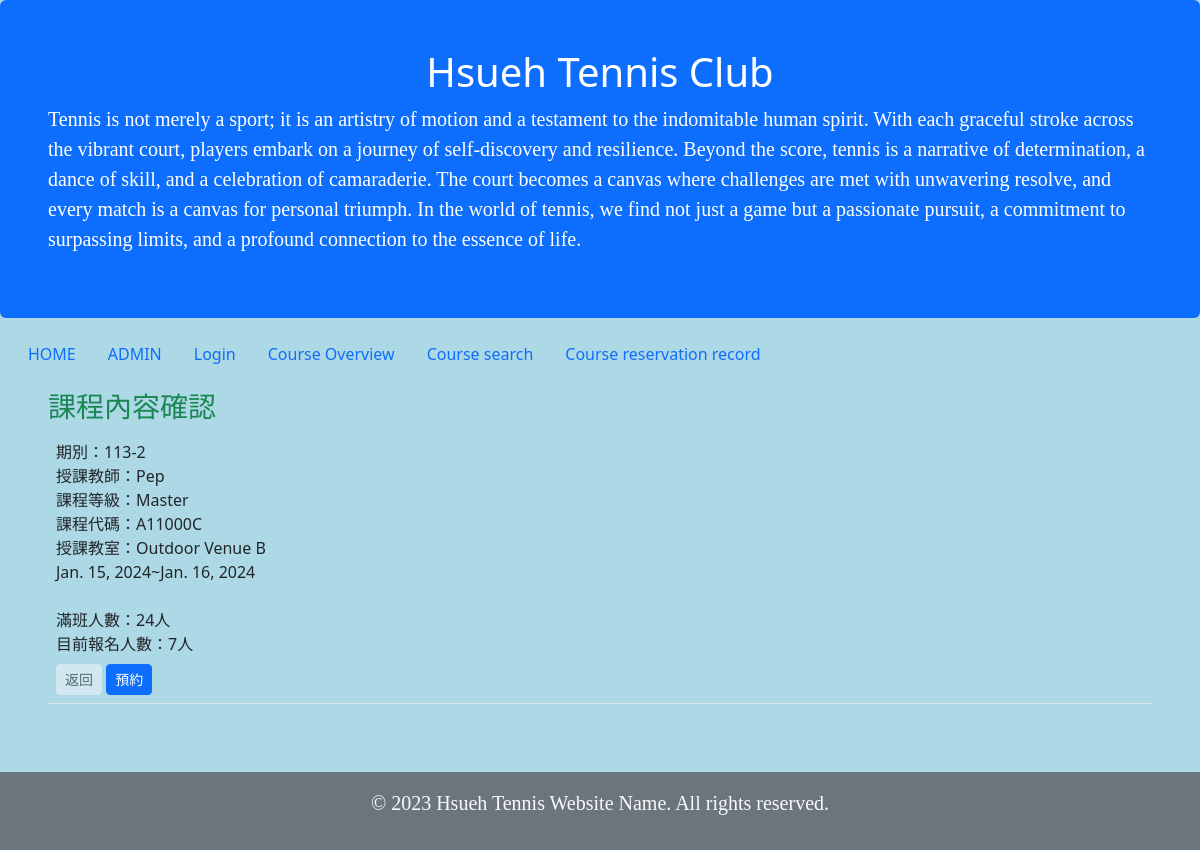
The app's page /Course_reservation/Course_content?code=A11000C (signed in), older data.
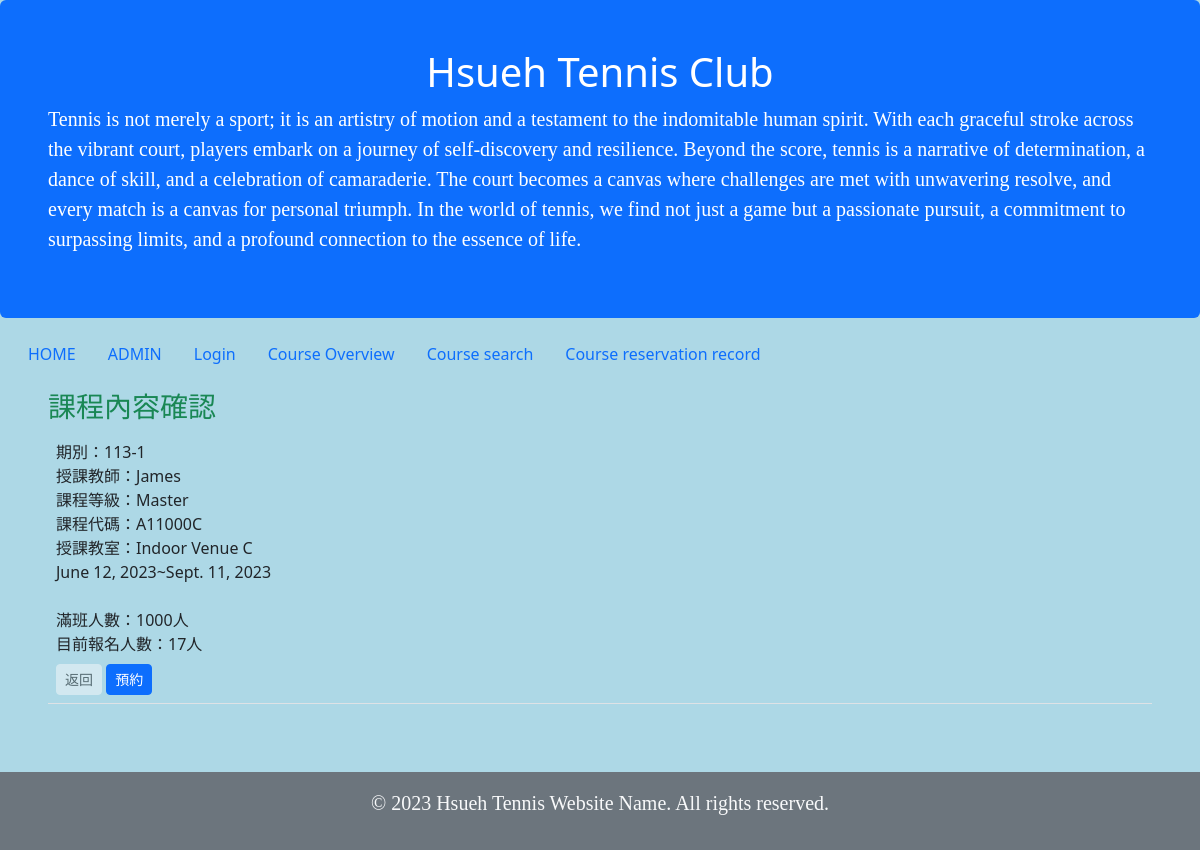
The same page, newer data.
### Course_reservation/models.py (models this page shows)
class Course_reservation(models.Model):
    Period = models.CharField(max_length=255,null=True,help_text="期別")
    Course_code = models.CharField(max_length=255,null=True,help_text="課程代碼")
    Time_start = models.DateField(null=True,help_text="開始日期")
    Time_end = models.DateField(null=True,help_text="結束日期")
    week_choices = [
        ('Monday', 'Monday'),
        ('Tuesday', 'Tuesday'),
        ('Wednesday', 'Wednesday'),
        ('Thursday', 'Thursday'),
        ('Friday', 'Friday'),
    ]
    week=models.CharField(max_length=10, choices=week_choices, default='')
    class_time_start=models.TimeField(null=True)
    class_time_end=models.TimeField(null=True)
    Classroom = models.CharField(max_length=255,null=True,help_text="教室")
    Category_choices = [
        ('Beginner', 'Beginner'),
        ('Intermediate', 'Intermediate'),
        ('Master', 'Master'),
    ]
    Category = models.CharField(max_length=255,choices=Category_choices,null=True,help_text="課程等級")
    Coach_name = models.CharField(max_length=255,null=True,help_text="教練名子")
    Full_number_applicants = models.IntegerField(default=26,null=True,help_text="總共可報名的人數")
    Current_number_applicants = models.IntegerField(default=0,null=True,help_text="目前報名人數")
    Class_status_choices = [
        ('Registration Open', 'Registration Open'),#報名中
        (' Registration Closed', ' Registration Closed'),#報名已滿
        ('Cancelled ', 'Cancelled '),#停開
        ('On-site Registration Only', 'On-site Registration Only'),#僅現場報名
    ]
    Class_status = models.CharField(max_length=255,choices=Class_status_choices,null=True,help_text="班級狀態，報名中、報名已滿、停開、僅現場報名")
    def __str__(self):
        return f"{self.Period} {self.Course_code}"

### Course_reservation/views.py (the view)
# urls.py: path('Course_content', views.Course_content, name='Course_content'),
def Course_content(request):
    template = loader.get_template('Course_content.html')
    data = {}
    print(request.GET.get('code'))
    if not request.user.is_authenticated:
        print(request.user)
        return redirect('/login/')
    try:
        code = request.GET.get('code')
        print(code)
        data = Course_reservation.objects.filter(Course_code=code)
        for i in data:
            print(i)
        context = {
            "Course": data
        }
        return HttpResponse(template.render(context))
    except:
        urid = None
        context = {
            "Course": data
        }
        return HttpResponse(template.render(context))

### Course_reservation/templates/Course_content.html (shortened to what this page needs)
{% extends "master.html" %}
{% block content %}
<div class="container-fluid p-5 pt-3">
    <h3 class="text-success">課程內容確認</h3>
    <td width="10%" class="p-0">
        <table class="table">
            {% for Course_reservation in Course %}
            <tr>
                <td>
                    期別：{{ Course_reservation.Period }}<br>
                    授課教師：{{ Course_reservation.Coach_name }}<br>
                    課程等級：{{ Course_reservation.Category }}
                    <br>
                    課程代碼：{{ Course_reservation.Course_code }}
                    <br>
                    授課教室：{{ Course_reservation.Classroom }}
                    <br>
                    {{ Course_reservation.Time_start }}~{{ Course_reservation.Time_end }}<br>
                    <br>
                    滿班人數：{{ Course_reservation.Full_number_applicants }}人
                    <br>
                    目前報名人數：{{ Course_reservation.Current_number_applicants }}人
                    <br>
                     <a class="mt-2 btn btn-light btn-sm px-2 gap-3" style="opacity: 0.5;"
                        href="/Course_reservation/">返回</a>
                    <a class="mt-2 btn btn-sm px-2 gap-3 btn-primary"
                        href="Coursereservation?code={{ Course_reservation.Course_code }}">預約</a>
                </td>
            </tr>
            {% endfor %}
        </table>
    </td>
</div>
{% endblock %}

### members/templates/master.html (shortened to what this page needs)
<!DOCTYPE html>
<html>
<head>
  <link href="https://cdn.jsdelivr.net/npm/bootstrap@5.2.3/dist/css/bootstrap.min.css" rel="stylesheet">
</head>
{% load static %}
<link rel="stylesheet" href="{% static '/css/club.css' %}">
<link rel="stylesheet" href="{% static '/css/loading.css' %}">
<body>
  <div id="Hsueh Tennis Club" class="p-5 bg-primary text-white rounded">
    <h1>Hsueh Tennis Club</h1>
    <p>Tennis is not merely a sport; it is an artistry of motion and a testament to the indomitable human spirit. With each graceful stroke across the vibrant court, players embark on a journey of self-discovery and resilience. Beyond the score, tennis is a narrative of determination, a dance of skill, and a celebration of camaraderie. The court becomes a canvas where challenges are met with unwavering resolve, and every match is a canvas for personal triumph. In the world of tennis, we find not just a game but a passionate pursuit, a commitment to surpassing limits, and a profound connection to the essence of life.</p>
  </div>
  <div class="container-fluid mt-3">
    <ul class="nav">
      <li class="nav-item">
        <a id="HOME" class="nav-link" href="/">HOME</a>
      </li>
      <li class="nav-item">
        <a id="ADMIN" class="nav-link" href="/admin">ADMIN</a>
      </li>
      {% if user.is_authenticated %}
        <li class="nav-item">
            <a id="Logout"  class="nav-link" href="{% url 'logout' %}">Logout ({{ user }}) </a>
        </li>
      {% else %}
        <li class="nav-item">
            <a id="Login"  class="nav-link" href="{% url 'login' %}">Login</a>
        </li>
      {% endif %}
     <li class="nav-item">
        <a id="Course Overview" class="nav-link" href="/Course_reservation/">Course Overview</a>
      </li>
     <li class="nav-item">
        <a id="Course search" class="nav-link" href="/Course_reservation/Course_search/">Course search</a>
      </li>
        <li class="nav-item">
                   <a id="Course reservation record" class="nav-link" href="/Course_reservation/Coursereservation/Course_reservation_result/">Course reservation record</a>
        </li>
    </ul>
  </div>
{% block content %}
{% endblock %}
<footer class="bg-secondary text-light text-center py-3 mt-1">
  <div class="container">
      <p>&copy; 2023 Hsueh Tennis Website Name. All rights reserved.</p>
  </div>
</footer>
</body>
</html>

### static/css/club.css (style rules this page uses)
body { background-color: lightblue; }
h1 { color: white; text-align: center; }
p { font-family: verdana; font-size: 20px; }

Row changes from the older to the newer data that the page shows:
changed Course_reservation "Master": Period "113-2" → "113-1"; Coach_name "Pep" → "James"; Classroom "Outdoor Venue B" → "Indoor Venue C"; Time_start "Jan. 15, 2024" → "June 12, 2023"; Time_end "Jan. 16, 2024" → "Sept. 11, 2023"; Full_number_applicants "24" → "1000"; Current_number_applicants "7" → "17"
